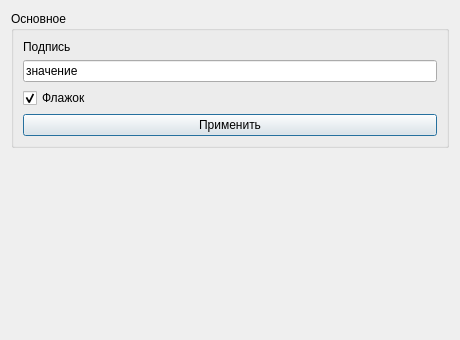
<?xml version="1.0" encoding="UTF-8"?>
<ui version="4.0"><class>Dialog</class><widget class="QDialog" name="Dialog"><property name="geometry"><rect><x>0</x><y>0</y><width>460</width><height>340</height></rect></property><property name="windowTitle"><string>#123 groups/208_single_group</string></property><layout class="QVBoxLayout" name="verticalLayout"><property name="leftMargin"><number>11</number></property><property name="topMargin"><number>11</number></property><property name="rightMargin"><number>11</number></property><property name="bottomMargin"><number>11</number></property><property name="spacing"><number>6</number></property><item><widget class="QGroupBox" name="g1"><property name="title"><string>Основное</string></property><layout class="QVBoxLayout" name="g1Layout"><property name="leftMargin"><number>9</number></property><property name="topMargin"><number>9</number></property><property name="rightMargin"><number>9</number></property><property name="bottomMargin"><number>9</number></property><property name="spacing"><number>6</number></property><item><widget class="QLabel" name="l1"><property name="text"><string>Подпись</string></property></widget></item><item><widget class="QLineEdit" name="e1"><property name="text"><string>значение</string></property></widget></item><item><widget class="QCheckBox" name="c1"><property name="text"><string>Флажок</string></property><property name="checked"><bool>true</bool></property></widget></item><item><widget class="QPushButton" name="b1"><property name="text"><string>Применить</string></property></widget></item></layout></widget></item><item><spacer name="verticalSpacer"><property name="orientation"><enum>Qt::Orientation::Vertical</enum></property><property name="sizeHint" stdset="0"><size><width>40</width><height>20</height></size></property></spacer></item></layout></widget></ui>
